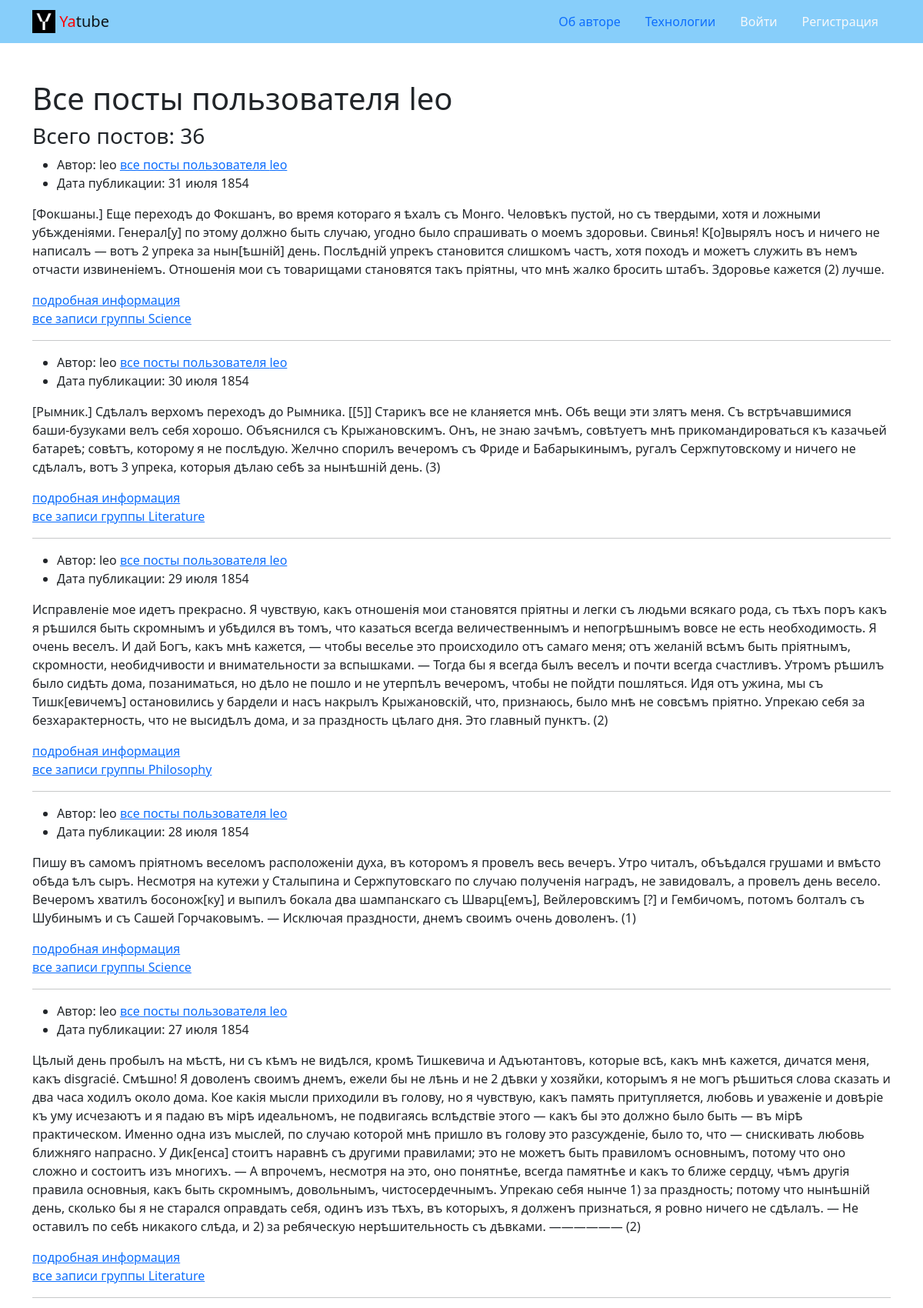
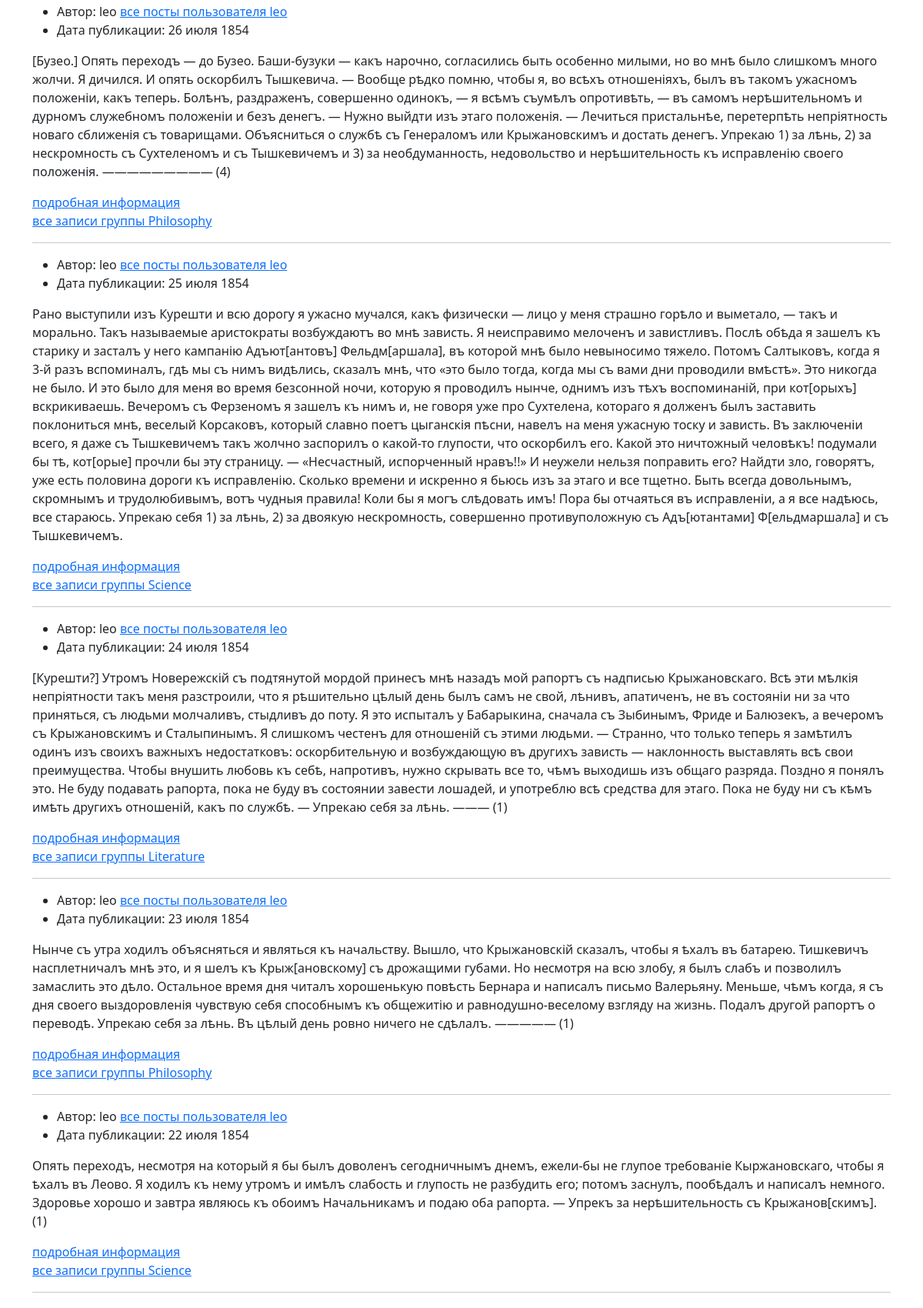
The page /profile/leo/ (upper part) on the database its author committed (2 pictures, top to bottom).
### posts/models.py (models this page shows, shortened)
class Post(models.Model):
    text = models.TextField()
    pub_date = models.DateTimeField(auto_now_add=True)
    author = models.ForeignKey(
        User,
        on_delete=models.CASCADE,
        blank=True,
        null=True,
        related_name='posts'
    )
    group = models.ForeignKey(
        Group,
        on_delete=models.SET_NULL,
        max_length=200,
        blank=True,
        null=True,
        related_name='posts'
    )
    class Meta:
        ordering = ('-pub_date',)

class Group(models.Model):
    title = models.CharField(max_length=200)
    slug = models.SlugField(max_length=100, unique=True)
    description = models.TextField()
    def __str__(self):
        return self.title

### posts/views.py (the view)
# urls.py: path('profile/<str:username>/', views.profile, name='profile'),
def profile(request, username):
    user = get_object_or_404(User, username=username)
    posts = user.posts.all()
    paginator = Paginator(posts, 10)
    page_number = request.GET.get('page')
    page_obj = paginator.get_page(page_number)
    context = {
        'user': user,
        'posts': posts,
        'page_obj': page_obj}
    return render(request, 'posts/profile.html', context)

### core/context_processors/year.py (called while the page is built)
def year(request):
    return {
        "year": datetime.datetime.now().year
    }

### templates/posts/profile.html (shortened to what this page needs)
{% extends 'base.html' %}
{% block content %}
    <main>
        <div class="container py-5">
            <h1>Все посты пользователя {{ user.username }} </h1>
            {% if posts %}
                <h3> Всего постов: {{ posts | length }} </h3>
            {% else %}
                <h3> Всего постов: 0 </h3>
            {% endif %}
            <article>
                {% for post in page_obj %}
                    <ul>
                        <li>
                            Автор: {{ user.username }}
                            <a href="{% url 'posts:profile' post.author.username %}">все посты
                                пользователя {{ post.author.username }}</a>
                        </li>
                        <li>
                            Дата публикации: {{ post.pub_date|date:"d E Y" }}
                        </li>
                    </ul>
                    <p>
                        {{ post.text }}
                    </p>
                    <a href="{% url 'posts:post_detail' post.pk %}">подробная информация </a>
                    <br>
                    {% if post.group %}
                        <a href="{% url 'posts:group_list' post.group.slug %}">все записи группы {{ post.group }}</a>
                    {% endif %}
                    </article>
                    <hr>
                {% endfor %}
        </div>
    </main>
{% endblock %}

### rows shown on the page
Post: author.username "leo", pub_date "31 июля 1854", text "[Фокшаны.] Еще переходъ до Фокшанъ, во время котораго я ѣхалъ съ Монго. Человѣкъ пустой, но съ твердыми, хотя и ложными убѣжденіями. Генерал[у] по этому должно быть случаю, угодно было спрашивать о моемъ здоровьи. Свинья! К[о]вырялъ носъ и ничего не написалъ — вотъ 2 упрека за нын[ѣшній] день. Послѣдній упрекъ становится слишкомъ частъ, хотя походъ и можетъ служить въ немъ отчасти извиненіемъ. Отношенія мои съ товарищами становятся такъ пріятны, что мнѣ жалко бросить штабъ. Здоровье кажется (2) лучше.", group "Science"
Post: author.username "leo", pub_date "30 июля 1854", text "[Рымник.] Сдѣлалъ верхомъ переходъ до Рымника. [[5]] Старикъ все не кланяется мнѣ. Обѣ вещи эти злятъ меня. Съ встрѣчавшимися баши-бузуками велъ себя хорошо. Объяснился съ Крыжановскимъ. Онъ, не знаю зачѣмъ, совѣтуетъ мнѣ прикомандироваться къ казачьей батареѣ; совѣтъ, которому я не послѣдую. Желчно спорилъ вечеромъ съ Фриде и Бабарыкинымъ, ругалъ Сержпутовскому и ничего не сдѣлалъ, вотъ 3 упрека, которыя дѣлаю себѣ за нынѣшній день. (3)", group "Literature"
Post: author.username "leo", pub_date "29 июля 1854", text "Исправленіе мое идетъ прекрасно. Я чувствую, какъ отношенія мои становятся пріятны и легки съ людьми всякаго рода, съ тѣхъ поръ какъ я рѣшился быть скромнымъ и убѣдился въ томъ, что казаться всегда величественнымъ и непогрѣшнымъ вовсе не есть необходимость. Я очень веселъ. И дай Богъ, какъ мнѣ кажется, — чтобы веселье это происходило отъ самаго меня; отъ желаній всѣмъ быть пріятнымъ, скромности, необидчивости и внимательности за вспышками. — Тогда бы я всегда былъ веселъ и почти всегда счастливъ. Утромъ рѣшилъ было сидѣть дома, позаниматься, но дѣло не пошло и не утерпѣлъ вечеромъ, чтобы не пойдти пошляться. Идя отъ ужина, мы съ Тишк[евичемъ] остановились у бардели и насъ накрылъ…", group "Philosophy"
Post: author.username "leo", pub_date "28 июля 1854", text "Пишу въ самомъ пріятномъ веселомъ расположеніи духа, въ которомъ я провелъ весь вечеръ. Утро читалъ, объѣдался грушами и вмѣсто обѣда ѣлъ сыръ. Несмотря на кутежи у Сталыпина и Сержпутовскаго по случаю полученія наградъ, не завидовалъ, а провелъ день весело. Вечеромъ хватилъ босонож[ку] и выпилъ бокала два шампанскаго съ Шварц[емъ], Вейлеровскимъ [?] и Гембичомъ, потомъ болталъ съ Шубинымъ и съ Сашей Горчаковымъ. — Исключая праздности, днемъ своимъ очень доволенъ. (1)", group "Science"
Post: author.username "leo", pub_date "27 июля 1854", text "Цѣлый день пробылъ на мѣстѣ, ни съ кѣмъ не видѣлся, кромѣ Тишкевича и Адъютантовъ, которые всѣ, какъ мнѣ кажется, дичатся меня, какъ disgracié. Смѣшно! Я доволенъ своимъ днемъ, ежели бы не лѣнь и не 2 дѣвки у хозяйки, которымъ я не могъ рѣшиться слова сказать и два часа ходилъ около дома. Кое какія мысли приходили въ голову, но я чувствую, какъ память притупляется, любовь и уваженіе и довѣріе къ уму исчезаютъ и я падаю въ мірѣ идеальномъ, не подвигаясь вслѣдствіе этого — какъ бы это должно было быть — въ мірѣ практическом. Именно одна изъ мыслей, по случаю которой мнѣ пришло въ голову это разсужденіе, было то, что — снискивать любовь ближняго напрасно. У Дик[енса] стоитъ наравнѣ съ другими…", group "Literature"
Post: author.username "leo", pub_date "26 июля 1854", text "[Бузео.] Опять переходъ — до Бузео. Баши-бузуки — какъ нарочно, согласились быть особенно милыми, но во мнѣ было слишкомъ много жолчи. Я дичился. И опять оскорбилъ Тышкевича. — Вообще рѣдко помню, чтобы я, во всѣхъ отношеніяхъ, былъ въ такомъ ужасномъ положеніи, какъ теперь. Болѣнъ, раздраженъ, совершенно одинокъ, — я всѣмъ съумѣлъ опротивѣть, — въ самомъ нерѣшительномъ и дурномъ служебномъ положеніи и безъ денегъ. — Нужно выйдти изъ этаго положенія. — Лечиться пристальнѣе, перетерпѣть непріятность новаго сближенія съ товарищами. Объясниться о службѣ съ Генераломъ или Крыжановскимъ и достать денегъ. Упрекаю 1) за лѣнь, 2) за нескромность съ Сухтеленомъ и съ Тышкевичемъ и 3) за…", group "Philosophy"
Post: author.username "leo", pub_date "25 июля 1854", text "Рано выступили изъ Курешти и всю дорогу я ужасно мучался, какъ физически — лицо у меня страшно горѣло и выметало, — такъ и морально. Такъ называемые аристократы возбуждаютъ во мнѣ зависть. Я неисправимо мелоченъ и завистливъ. Послѣ обѣда я зашелъ къ старику и засталъ у него кампанію Адъют[антовъ] Фельдм[аршала], въ которой мнѣ было невыносимо тяжело. Потомъ Салтыковъ, когда я 3-й разъ вспоминалъ, гдѣ мы съ нимъ видѣлись, сказалъ мнѣ, что «это было тогда, когда мы съ вами дни проводили вмѣстѣ». Это никогда не было. И это было для меня во время безсонной ночи, которую я проводилъ нынче, однимъ изъ тѣхъ воспоминаній, при кот[орыхъ] вскрикиваешь. Вечеромъ съ Ферзеномъ я зашелъ къ нимъ и, не…", group "Science"
Post: author.username "leo", pub_date "24 июля 1854", text "[Курешти?] Утромъ Новережскій съ подтянутой мордой принесъ мнѣ назадъ мой рапортъ съ надписью Крыжановскаго. Всѣ эти мѣлкія непріятности такъ меня разстроили, что я рѣшительно цѣлый день былъ самъ не свой, лѣнивъ, апатиченъ, не въ состояніи ни за что приняться, съ людьми молчаливъ, стыдливъ до поту. Я это испыталъ у Бабарыкина, сначала съ Зыбинымъ, Фриде и Балюзекъ, а вечеромъ съ Крыжановскимъ и Сталыпинымъ. Я слишкомъ честенъ для отношеній съ этими людьми. — Странно, что только теперь я замѣтилъ одинъ изъ своихъ важныхъ недостатковъ: оскорбительную и возбуждающую въ другихъ зависть — наклонность выставлять всѣ свои преимущества. Чтобы внушить любовь къ себѣ, напротивъ, нужно скрывать все…", group "Literature"
Post: author.username "leo", pub_date "23 июля 1854", text "Нынче съ утра ходилъ объясняться и являться къ начальству. Вышло, что Крыжановскій сказалъ, чтобы я ѣхалъ въ батарею. Тишкевичъ насплетничалъ мнѣ это, и я шелъ къ Крыж[ановскому] съ дрожащими губами. Но несмотря на всю злобу, я былъ слабъ и позволилъ замаслить это дѣло. Остальное время дня читалъ хорошенькую повѣсть Бернара и написалъ письмо Валерьяну. Меньше, чѣмъ когда, я съ дня своего выздоровленія чувствую себя способнымъ къ общежитію и равнодушно-веселому взгляду на жизнь. Подалъ другой рапортъ о переводѣ. Упрекаю себя за лѣнь. Въ цѣлый день ровно ничего не сдѣлалъ. ————— (1)", group "Philosophy"
Post: author.username "leo", pub_date "22 июля 1854", text "Опять переходъ, несмотря на который я бы былъ доволенъ сегодничнымъ днемъ, ежели-бы не глупое требованіе Кыржановскаго, чтобы я ѣхалъ въ Леово. Я ходилъ къ нему утромъ и имѣлъ слабость и глупость не разбудить его; потомъ заснулъ, пообѣдалъ и написалъ немного. Здоровье хорошо и завтра являюсь къ обоимъ Начальникамъ и подаю оба рапорта. — Упрекъ за нерѣшительность съ Крыжанов[скимъ]. (1)", group "Science"

### other values the page prints
{{ user.username }} "leo"
{{ posts | length }} "36"
